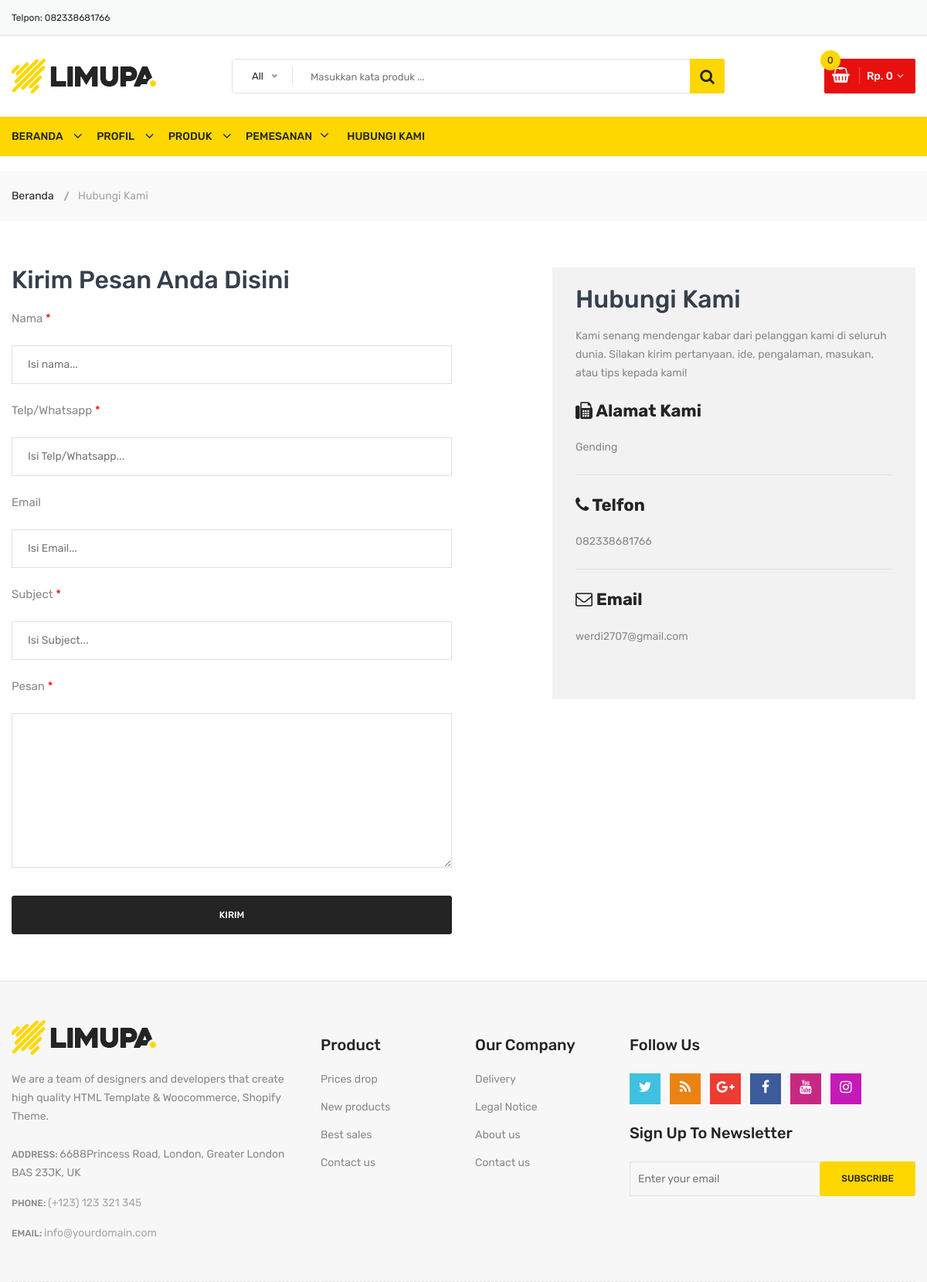
Screenshot of /hubungi-kami with the database file from the repository.
### handoyo/models.py (models this page shows)
class Statis(models.Model):
    alamat_kami = models.TextField(max_length=200, blank=False, null=True)
    telpon = models.CharField(max_length=200, blank=False, null=True)
    email = models.EmailField(max_length=200, blank=False, null=True)
    class Meta:
        verbose_name_plural ="Data Statis"

### handoyo/views.py (the view, shortened to what this page needs)
# urls.py: path('hubungi-kami', views.KontakView.as_view(), name='kontak'),
class KontakView(View):
    def get(self, request):
        context = {
            'judul': 'Halaman Kontak',
        }
        return render(request, 'kontak.html', context)

### handoyo/templates/kontak.html (shortened to what this page needs)
{% extends "base.html" %}
{% load static %}
{% block content %}
<div class="breadcrumb-area">
    <div class="container">
        <div class="breadcrumb-content">
            <ul>
                <li><a href="{% url "beranda" %}">Beranda</a></li>
                <li class="active">Hubungi Kami</li>
            </ul>
        </div>
    </div>
</div>
<div class="contact-main-page mt-60 mb-40 mb-md-40 mb-sm-40 mb-xs-40">
    <div class="container">
        <div class="row">
            <div class="col-lg-5 offset-lg-1 col-md-12 order-1 order-lg-2">
                <div class="contact-page-side-content">
                    <h3 class="contact-page-title">Hubungi Kami</h3>
                    <p class="contact-page-message mb-25">Kami senang mendengar kabar dari pelanggan kami di seluruh dunia. Silakan kirim pertanyaan, ide, pengalaman, masukan, atau tips kepada kami!</p>
                    <div class="single-contact-block">
                        <h4><i class="fa fa-fax"></i> Alamat Kami</h4>
                        <p>{{statis.alamat_kami}}</p>
                    </div>
                    <div class="single-contact-block">
                        <h4><i class="fa fa-phone"></i> Telfon</h4>
                        <p>{{statis.telpon}}</p>
                    </div>
                    <div class="single-contact-block last-child">
                        <h4><i class="fa fa-envelope-o"></i> Email</h4>
                        <p>{{statis.email}}</p>
                    </div>
                </div>
            </div>
            <div class="col-lg-6 col-md-12 order-2 order-lg-1">
                <div class="contact-form-content pt-sm-55 pt-xs-55">
                    <h3 class="contact-page-title">Kirim Pesan Anda Disini</h3>
                    <div class="contact-form">
                        <form action="{% url 'kontak' %}" method="post">
                            <div class="form-group">
                                <label>Nama <span class="required">*</span></label>
                                <input type="text" name="nama" placeholder="Isi nama..." value="{{data.nama}}">
                            </div>
                            <div class="form-group">
                                <label>Telp/Whatsapp <span class="required">*</span></label>
                                <input type="number" name="whatsapp" placeholder="Isi Telp/Whatsapp..." value="{{data.whatsapp}}">
                            </div>
                            <div class="form-group">
                                <label>Email </label>
                                <input type="email" name="email" placeholder="Isi Email..." value="{{data.email}}">
                            </div>
                            <div class="form-group">
                                <label>Subject <span class="required">*</span></label>
                                <input type="text" name="subject" placeholder="Isi Subject..." value="{{data.subject}}"></div>
                            <div class="form-group mb-30">
                                <label>Pesan <span class="required">*</span></label>
                                <textarea name="pesan">{{data.pesan}}</textarea>
                            </div>
                            <div class="form-group">
                                <input type="submit" class="li-btn-3" value="Kirim">
                            </div>
                        </form>
                    </div>
                </div>
            </div>
        </div>
    </div>
</div>
{% endblock content %}

### templates/base.html (shortened to what this page needs)
{% load static %}
{% load humanize %}
<!doctype html>
<html class="no-js" lang="zxx">
<head>
        <link rel="stylesheet" href="{% static 'css/material-design-iconic-font.min.css' %}">
        <link rel="stylesheet" href="{% static 'css/font-awesome.min.css' %}">
        <link rel="stylesheet" href="{% static 'css/fontawesome-stars.css' %}">
        <link rel="stylesheet" href="{% static 'css/meanmenu.css' %}">
        <link rel="stylesheet" href="{% static 'css/owl.carousel.min.css' %}">
        <link rel="stylesheet" href="{% static 'css/slick.css' %}">
        <link rel="stylesheet" href="{% static 'css/animate.css' %}">
        <link rel="stylesheet" href="{% static 'css/jquery-ui.min.css' %}">
        <link rel="stylesheet" href="{% static 'css/venobox.css' %}">
        <link rel="stylesheet" href="{% static 'css/nice-select.css' %}">
        <link rel="stylesheet" href="{% static 'css/magnific-popup.css' %}">
        <link rel="stylesheet" href="{% static 'css/bootstrap.min.css' %}">
        <link rel="stylesheet" href="{% static 'css/helper.css' %}">
        <link rel="stylesheet" href="{% static 'style.css' %}">
        <link rel="stylesheet" href="{% static 'css/responsive.css' %}">
    </head>
    <body>
        <div class="body-wrapper">
            <header>
                <div class="header-top">
                    <div class="container">
                        <div class="row">
                            <div class="col-lg-3 col-md-4">
                                <div class="header-top-left">
                                    <ul class="phone-wrap">
                                        <li><span>Telpon:</span><a href="#"> {{statis.telpon}}</a></li>
                                    </ul>
                                </div>
                            </div>
                        </div>
                    </div>
                </div>
                <div class="header-middle pl-sm-0 pr-sm-0 pl-xs-0 pr-xs-0">
                    <div class="container">
                        <div class="row">
                            <div class="col-lg-3">
                                <div class="logo pb-sm-30 pb-xs-30">
                                    <a href="index.html">
                                        <img src="{% static 'images/menu/logo/1.jpg' %}" alt="">
                                    </a>
                                </div>
                            </div>
                            <div class="col-lg-9 pl-0 ml-sm-15 ml-xs-15">
                                <form action="{% url 'cari' %}" class="hm-searchbox" method="GET">
                                    <input type="text" name="kata" placeholder="Masukkan kata produk ...">
                                    <button class="li-btn" type="submit"><i class="fa fa-search"></i></button>
                                </form>
                                <div class="header-middle-right">
                                    <ul class="hm-menu">
                                        <li class="hm-minicart">
                                            <div class="hm-minicart-trigger">
                                                {% with totail_items=keranjang|length %}
                                                    {% if keranjang|length > 0 %}
                                                        <span class="item-icon"></span>
                                                        <span class="item-text">Rp. {{ keranjang.get_total_price |intcomma }}
                                                        <span class="cart-item-count"> {{ totail_items }}</span>
                                                    {% else %}
                                                        <span class="item-text">Rp. 0
                                                        <span class="cart-item-count"> 0 </span>
                                                        </span>
                                                    {% endif %}
                                                {% endwith %}
                                            </div>
                                        </li>
                                    </ul>
                                </div>
                            </div>
                        </div>
                    </div>
                </div>
                <div class="header-bottom header-sticky d-none d-lg-block">
                    <div class="container">
                        <div class="row">
                            <div class="col-lg-12">
                                <div class="hb-menu hb-menu-2 d-xl-block">
                                    {% include "navbar.html" %}
                                </div>
                            </div>
                        </div>
                    </div>
                </div>
            </header>
            {% block content %}
            {% endblock content %}
            <div class="footer">
                <div class="footer-static-middle">
                    <div class="container">
                        <div class="footer-logo-wrap pt-50 pb-35">
                            <div class="row">
                                <div class="col-lg-4 col-md-6">
                                    <div class="footer-logo">
                                        <img src="{% static 'images/menu/logo/1.jpg' %}" alt="Footer Logo">
                                        <p class="info">
                                            We are a team of designers and developers that create high quality HTML Template & Woocommerce, Shopify Theme.
                                        </p>
                                    </div>
                                    <ul class="des">
                                        <li>
                                            <span>Address: </span>
                                            6688Princess Road, London, Greater London BAS 23JK, UK
                                        </li>
                                        <li>
                                            <span>Phone: </span>
                                            <a href="#">(+123) 123 321 345</a>
                                        </li>
                                        <li>
                                            <span>Email: </span>
                                            <a href="mailto://info@yourdomain.com">info@yourdomain.com</a>
                                        </li>
                                    </ul>
                                </div>
                                <div class="col-lg-2 col-md-3 col-sm-6">
                                    <div class="footer-block">
                                        <h3 class="footer-block-title">Product</h3>
                                        <ul>
                                            <li><a href="#">Prices drop</a></li>
                                            <li><a href="#">New products</a></li>
                                            <li><a href="#">Best sales</a></li>
                                            <li><a href="#">Contact us</a></li>
                                        </ul>
                                    </div>
                                </div>
                                <div class="col-lg-2 col-md-3 col-sm-6">
                                    <div class="footer-block">
                                        <h3 class="footer-block-title">Our company</h3>
                                        <ul>
                                            <li><a href="#">Delivery</a></li>
                                            <li><a href="#">Legal Notice</a></li>
                                            <li><a href="#">About us</a></li>
                                            <li><a href="#">Contact us</a></li>
                                        </ul>
                                    </div>
                                </div>
                                <div class="col-lg-4">
                                    <div class="footer-block">
                                        <h3 class="footer-block-title">Follow Us</h3>
                                        <ul class="social-link">
                                            <li class="twitter">
                                                <a href="https://twitter.com/" data-toggle="tooltip" target="_blank" title="Twitter">
                                                    <i class="fa fa-twitter"></i>
                                                </a>
                                            </li>
                                            <li class="rss">
                                                <a href="https://rss.com/" data-toggle="tooltip" target="_blank" title="RSS">
                                                    <i class="fa fa-rss"></i>
                                                </a>
                                            </li>
                                            <li class="google-plus">
                                                <a href="https://www.plus.google.com/discover" data-toggle="tooltip" target="_blank" title="Google +">
                                                    <i class="fa fa-google-plus"></i>
                                                </a>
                                            </li>
                                            <li class="facebook">
                                                <a href="https://www.facebook.com/" data-toggle="tooltip" target="_blank" title="Facebook">
                                                    <i class="fa fa-facebook"></i>
                                                </a>
                                            </li>
                                            <li class="youtube">
                                                <a href="https://www.youtube.com/" data-toggle="tooltip" target="_blank" title="Youtube">
                                                    <i class="fa fa-youtube"></i>
                                                </a>
                                            </li>
                                            <li class="instagram">
                                                <a href="https://www.instagram.com/" data-toggle="tooltip" target="_blank" title="Instagram">
                                                    <i class="fa fa-instagram"></i>
                                                </a>
                                            </li>
                                        </ul>
                                    </div>
                                    <div class="footer-newsletter">
                                        <h4>Sign up to newsletter</h4>
                                        <form action="#" method="post" id="mc-embedded-subscribe-form" name="mc-embedded-subscribe-form" class="footer-subscribe-form validate" target="_blank" novalidate>
                                           <div id="mc_embed_signup_scroll">
                                              <div id="mc-form" class="mc-form subscribe-form form-group" >
                                                <input id="mc-email" type="email" autocomplete="off" placeholder="Enter your email" />
                                                <button  class="btn" id="mc-submit">Subscribe</button>
                                              </div>
                                           </div>
                                        </form>
                                    </div>
                                </div>
                            </div>
                        </div>
                    </div>
                </div>
            </div>
        </div>
    </body>
</html>

### rows the page displays
Statis: telpon "082338681766", alamat_kami "Gending", email "werdi2707@gmail.com"
